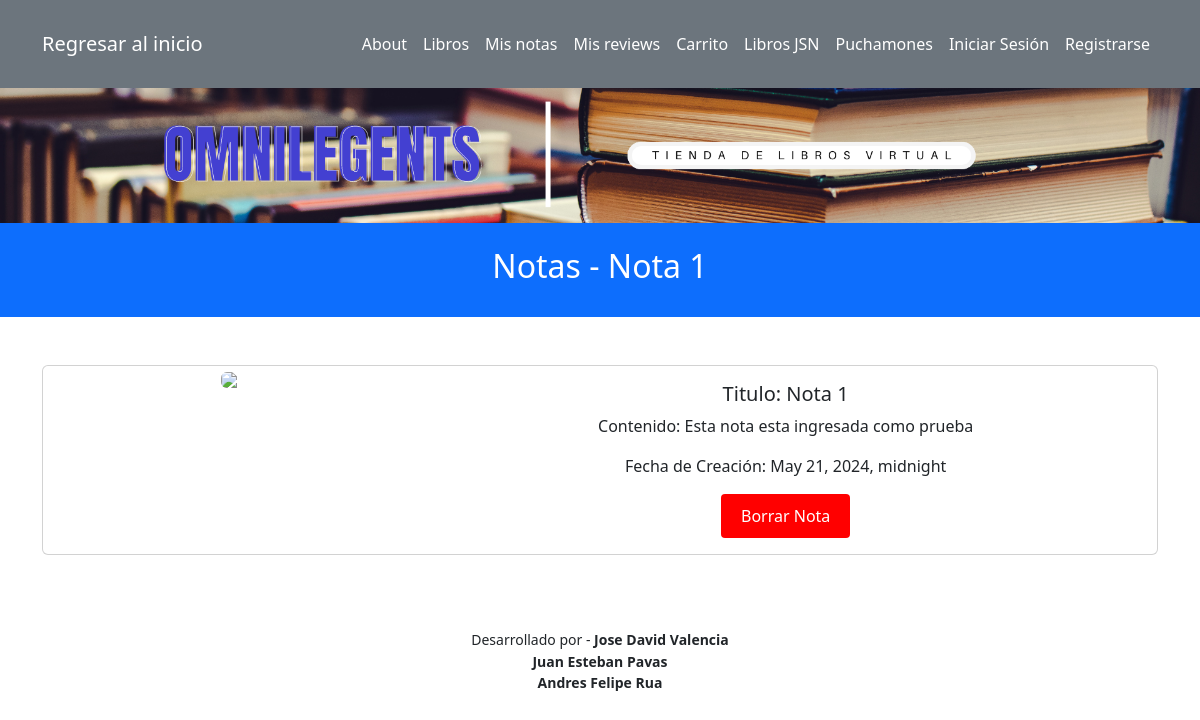
Page /notas/2 on the committed database.
### pages/models.py (models this page shows, shortened)
class Nota(models.Model):
    titulo_nota=models.CharField(max_length=100)
    contenido_nota=models.TextField()
    fecha_creacion=models.DateTimeField()
    fecha_modificacion=models.DateTimeField()

### pages/views.py (the view)
# urls.py: path('notas/<str:id>', NotaShowView.as_view(), name='notas'),
class NotaShowView(View):
    template_name = 'notas/show.html'
    def get(self, request, id):
        try:
            nota_id = int(id)
            if nota_id < 1:
                raise ValueError(_("El id de la nota debe ser mayor a 1"))
            nota = get_object_or_404(Nota, pk=nota_id)
        except (ValueError, IndexError):
            return HttpResponseRedirect(reverse('home'))
        viewData = {}
        nota = get_object_or_404(Nota, pk=nota_id)
        viewData["title"] = _("Mis notas - ") + nota.titulo_nota
        viewData["subtitle"] = _("Notas - ") + nota.titulo_nota
        viewData["nota"] = nota
        return render(request, self.template_name, viewData)

### pages/templates/notas/show.html (shortened to what this page needs)
{% extends 'pages/base.html' %}
{% load i18n %}
{% block header_title %} {{ subtitle }} {% endblock %}
{% block content %}
<div class="card mb-3">
  <div class="row g-0">
    <div class="col-md-4">
      <img src="https://play-lh.googleusercontent.com/imEAd3PykpVSA6bRklnje-aDXeljJKHOJFICdhKJilJlJlWabxqWWtM04hE9Nnh3Bg" class="img-fluid rounded-start">
    </div>
    <div class="col-md-8">
      <div class="card-body">
        <h5 class="card-title">
           Titulo: {{ nota.titulo_nota }}
        </h5>
        <p class="card-text">Contenido: {{ nota.contenido_nota }}</p>
        <p class="card-text">Fecha de Creación: {{ nota.fecha_creacion }}</p>
        <a class="nav-link active button-red" href="{% url 'nota_delete' id=nota.id %}">{% trans "Borrar Nota" %}</a>
        </div>
      </div>
    </div>
  </div>
{% endblock %}

### pages/templates/notas/show.html (style rules this page uses)
.button-red { display: inline-block; padding: 10px 20px; background-color: red; color: white; text-align: center; text-decoration: none; border: none; border-radius: 4px; cursor: pointer; }

### rows in the picture
Nota: titulo_nota "Nota 1", contenido_nota "Esta nota esta ingresada como prueba", fecha_creacion "May 21, 2024, midnight"

### other values in the picture
{{ subtitle }} "Notas - Nota 1"
